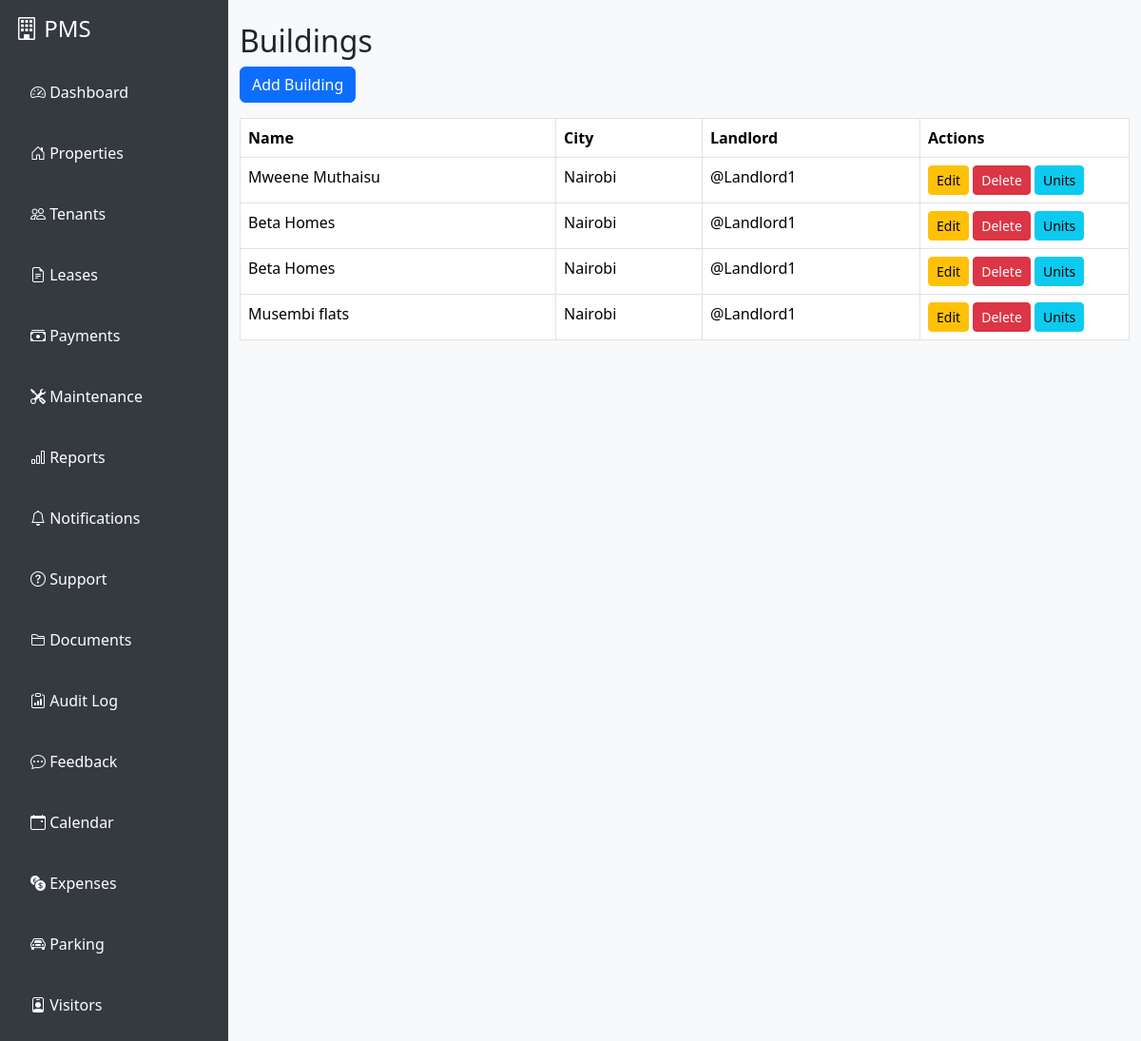
The app's page /properties/ (signed in) with its own data.
### properties/models.py (models this page shows, shortened)
class Building(models.Model):
    name = models.CharField(max_length=100)
    address = models.CharField(max_length=255)
    country = models.ForeignKey(Country, on_delete=models.CASCADE, null=True, blank=True)
    county = models.ForeignKey(County, on_delete=models.CASCADE, null=True, blank=True)
    city = models.ForeignKey(City, on_delete=models.CASCADE, null=True, blank=True)
    rental_status = models.CharField(max_length=20, choices=[('available', 'Available'), ('occupied', 'Occupied')], default='available')
    monthly_rent = models.DecimalField(max_digits=10, decimal_places=2)
    description = models.TextField(blank=True)
    landlord = models.ForeignKey(User, on_delete=models.CASCADE, limit_choices_to={'role': 'landlord'})
    agent = models.ForeignKey(User, on_delete=models.SET_NULL, null=True, blank=True, related_name='agent_buildings', limit_choices_to={'role': 'agent'})
    caretaker = models.ForeignKey(User, on_delete=models.SET_NULL, null=True, blank=True, related_name='caretaker_buildings', limit_choices_to={'role': 'caretaker'})
    photo = models.ImageField(upload_to='property_photos/', blank=True, null=True)

class City(models.Model):
    name = models.CharField(max_length=100)
    county = models.ForeignKey(County, on_delete=models.CASCADE, related_name='cities')
    class Meta:
        unique_together = ('name', 'county')

### accounts/models.py (models this page shows, shortened)
class User(AbstractUser):
    ROLE_CHOICES = [
        ('landlord', 'Landlord'),
        ('tenant', 'Tenant'),
        ('agent', 'Agent'),
        ('caretaker', 'Caretaker'),
    ]
    role = models.CharField(max_length=20, choices=ROLE_CHOICES)
    full_name = models.CharField(max_length=100, blank=True, null=True)
    phone_number = models.CharField(max_length=20, blank=True, null=True)
    national_id = models.CharField(max_length=30, blank=True, null=True)
    company_name = models.CharField(max_length=100, blank=True, null=True)
    agency_name = models.CharField(max_length=100, blank=True, null=True)
    emergency_contact_name = models.CharField(max_length=100, blank=True, null=True)
    emergency_contact_phone = models.CharField(max_length=20, blank=True, null=True)
    assigned_property = models.CharField(max_length=100, blank=True, null=True)

### properties/views.py (the view)
# urls.py: path('', views.BuildingListView.as_view(), name='building_list'),
class BuildingListView(LoginRequiredMixin, ListView):
    model = Building
    template_name = 'properties/building_list.html'
    def get_queryset(self):
        user = self.request.user
        if hasattr(user, "role"):
            if user.role == "landlord":
                return Building.objects.filter(landlord=user)
            elif user.role == "agent":
                return Building.objects.filter(agent=user)
            elif user.role == "caretaker":
                return Building.objects.filter(caretaker=user)
            elif user.role == "tenant":
                return Building.objects.filter(unit__lease__tenant=user).distinct()
        return Building.objects.none()

### templates/properties/building_list.html
{% extends "base.html" %}
{% block content %}
<div class="container mt-4">
    <h2>Buildings</h2>
    <a href="{% url 'building_add' %}" class="btn btn-primary mb-3">Add Building</a>
    <table class="table table-bordered table-hover">
        <thead>
            <tr>
                <th>Name</th>
                <th>City</th>
                <th>Landlord</th>
                <th style="width: 220px;">Actions</th>
            </tr>
        </thead>
        <tbody>
            {% for building in object_list %}
            <tr>
                <td>{{ building.name }}</td>
                <td>{{ building.city.name }}</td>
                <td>{{ building.landlord.get_full_name|default:building.landlord.username }}</td>
                <td>
                    <a href="{% url 'building_edit' building.pk %}" class="btn btn-sm btn-warning">Edit</a>
                    <a href="{% url 'building_delete' building.pk %}" class="btn btn-sm btn-danger">Delete</a>
                    <a href="{% url 'unit_list' building.pk %}" class="btn btn-sm btn-info">Units</a>
                </td>
            </tr>
            {% empty %}
            <tr>
                <td colspan="4">No buildings found.</td>
            </tr>
            {% endfor %}
        </tbody>
    </table>
</div>
{% endblock %}

### templates/base.html (style rules this page uses)
body { background: #f8f9fa; transition: background 0.3s, color 0.3s; }

### records on screen
Building: name "Mweene Muthaisu", city.name "Nairobi", landlord.get_full_name "@Landlord1"
Building: name "Beta Homes", city.name "Nairobi", landlord.get_full_name "@Landlord1"
Building: name "Beta Homes", city.name "Nairobi", landlord.get_full_name "@Landlord1"
Building: name "Musembi flats", city.name "Nairobi", landlord.get_full_name "@Landlord1"
